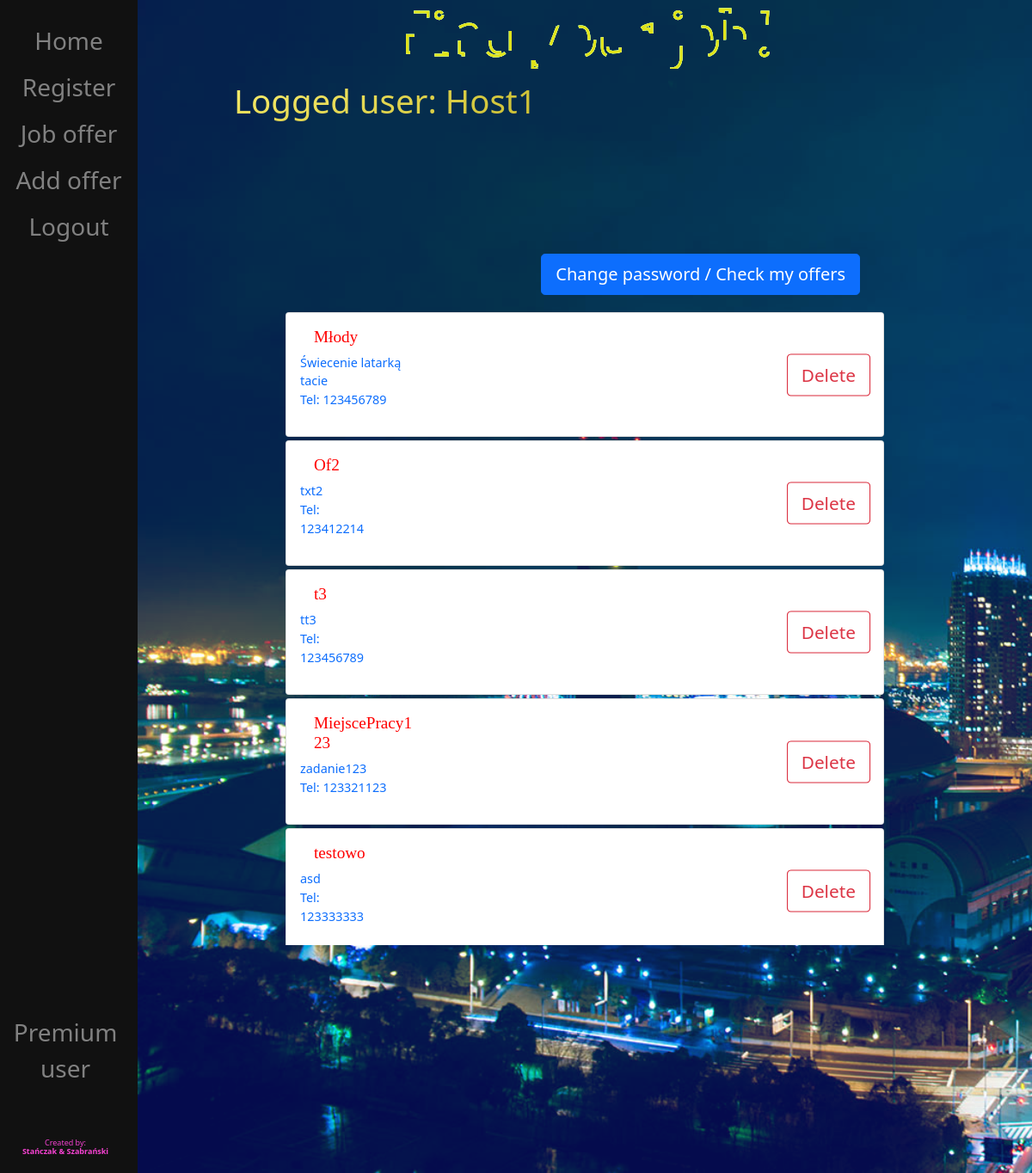
Page / (signed in) on the earlier database version.
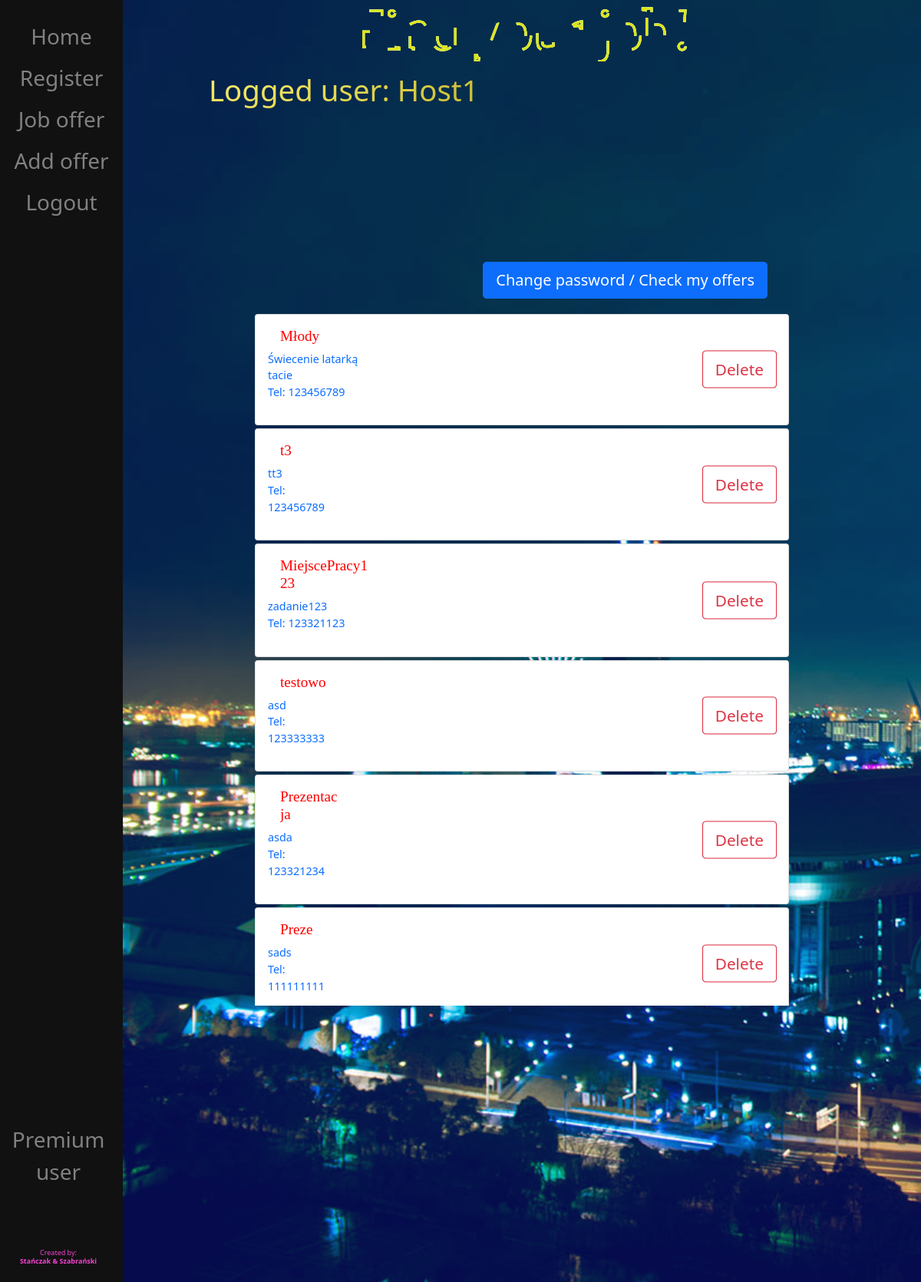
Same page on the later database version.
### SZO/models.py (models this page shows, shortened)
class JobOffer(models.Model):
    user = models.ForeignKey(User, on_delete=models.CASCADE)
    title = models.CharField(max_length=40)
    text = models.CharField(max_length=1000)
    city = models.CharField(max_length=100, default='Warszawa')
    tel_number = models.CharField(max_length=9)
    image = models.ImageField(upload_to='images/', null=True, blank=True)
    latitude = models.CharField(max_length=200,default=0)
    longitude = models.CharField(max_length=200, default=0)
    def getText(self):
        return self.text
    def getTitle(self):
        return self.title
    def getTel(self):
        return self.tel_number
    def getUsername(self):
        return str(self.user)

### SZO/views.py (the view)
# urls.py: path("", views.home, name="home"),
def home(request):
    offers = JobOffer.objects.all()
    perPage = 3
    p = Paginator(offers, perPage)
    page = request.GET.get('page')
    offersList = p.get_page(page)
    if request.method == 'POST':
        form = PasswordChangeForm(request.user, request.POST)
        if form.is_valid():
            user = form.save()
            update_session_auth_hash(request, user)
            messages.success(request, 'Your password was successfully updated!')
            return redirect('/')
        else:
            form = PasswordChangeForm()
    else:
        form = PasswordChangeForm(request.user)
        return render(request, 'SZO/home.html',
                      {'form': form,
                       "offers": offers,
                       "offersList": offersList}
                      )

### SZO/templates/SZO/home.html (shortened to what this page needs)
{% extends 'SZO/base.html' %}
{% load static %}
{% load crispy_forms_tags %}
{% block content %}
    <head>
        <link href="{% static 'advs.css' %}" rel="stylesheet">
    </head>
    {% if user.is_authenticated %}
        <header>
            <h1 class="header-1">Logged user: {{ user }}</h1>
        </header>
        <div class="switch">
            <button onclick="toggle();" class="btn btn-lg btn-primary btn-block">Change password / Check my offers
            </button>
        </div>
        <div class="jobOffer">
            <form id="myOwnOffer">
                {% if user.groups.all.0.name == 'host' %}
                    {% for offer in offers %}
                        {% if request.user.username == offer.getUsername %}
                            <a href="/details/{{ offer.id }}">
                                <div class="card">
                                    <div class="card-body">
                                        <div id="card-content">
                                            <h5>{{ offer.getTitle }}</h5>
                                            <p class="single-offer">{{ offer.getText }}<br>
                                                Tel: {{ offer.getTel }}</p>
                                        </div>
                                        <div class="delete"><a href="{% url 'delete' offer.id %}"
                                                               class="btn btn-outline-danger">Delete</a></div>
                                    </div>
                                </div>
                            </a>
                        {% endif %}
                    {% endfor %}
                {% endif %}
            </form>
        </div>
    {% else %}
        <div class="notLogged">
            <h1>You are not logged in!</h1><br>
            <p>Login to use website <a href="/login">here</a></p>
        </div>
    {% endif %}
{% endblock %}

Differences in the rows shown:
removed JobOffer: getTitle "Of2", getText "txt2", getTel "123412214"
added JobOffer: getTitle "Prezentacja", getText "asda", getTel "123321234"
added JobOffer: getTitle "Preze", getText "sads", getTel "111111111"
